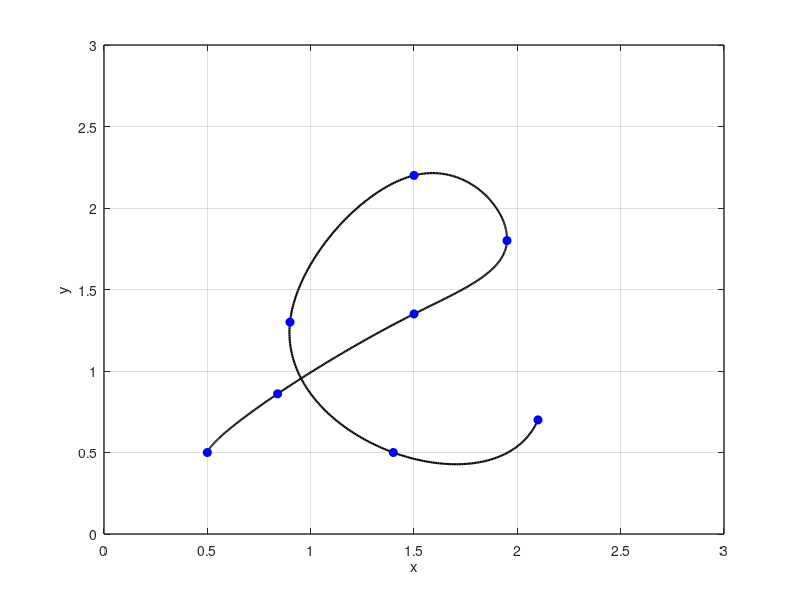

The MATLAB script that drew this image:
x = [0.5 0.84 1.5 1.95 1.5 0.9 1.4 2.1];
y = [0.5 0.86 1.35 1.8 2.2 1.3 0.5 0.7];

n = length(x);
t = 0:n-1;
tt = 0:0.01:n-1;

xx = spline(t, x, tt);
yy = spline(t, y, tt);

figure(1)
plot(xx, yy, 'k', 'LineWidth', 1.5)
hold on
plot(x, y , 'bo', 'MarkerFaceColor', 'b')
axis([0 3 0 3])
grid on
xlabel('x')
ylabel('y')
set(gca, 'FontSize', 10, 'LineWidth', 1)
grid on